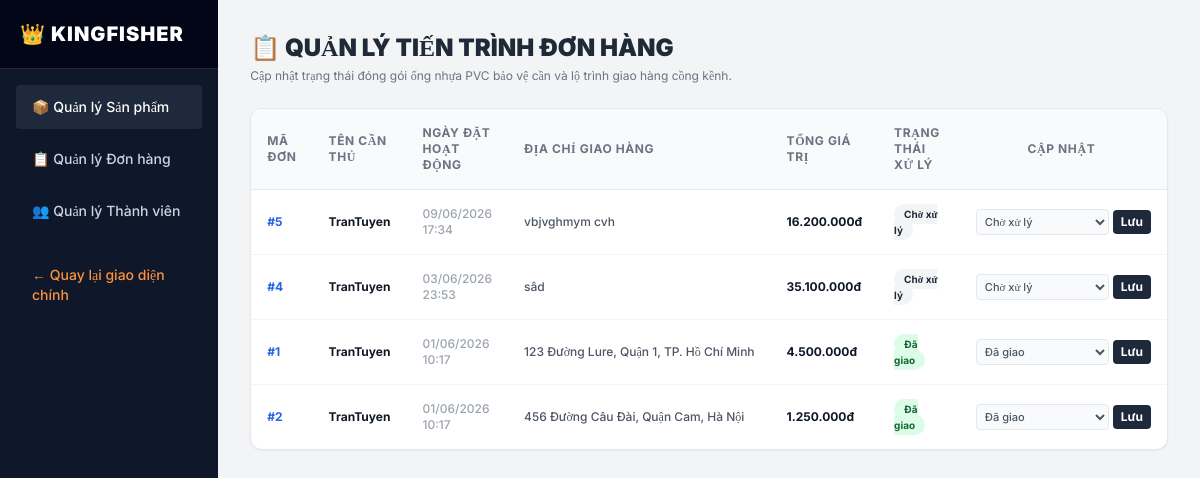
The page /toroDMIN/admin_orders.php (signed in) on the database its author committed.
### tables this page shows
CREATE TABLE `orders` (
  `id` int(11) NOT NULL,
  `user_id` int(11) DEFAULT NULL,
  `order_date` datetime DEFAULT current_timestamp(),
  `total_price` double NOT NULL,
  `status` varchar(50) DEFAULT 'Chờ xử lý',
  `shipping_address` text DEFAULT NULL,
  `payment_method` varchar(50) DEFAULT 'COD',
  `payment_status` varchar(50) DEFAULT 'Chưa thanh toán'
);

CREATE TABLE `users` (
  `id` int(11) NOT NULL,
  `username` varchar(50) NOT NULL,
  `password` varchar(255) NOT NULL,
  `email` varchar(100) DEFAULT NULL,
  `fullname` varchar(100) DEFAULT NULL,
  `phone` varchar(20) DEFAULT NULL,
  `address` text DEFAULT NULL,
  `role` tinyint(4) DEFAULT 0,
  `email_verified_at` datetime DEFAULT NULL,
  `verification_token` varchar(100) DEFAULT NULL,
  `reset_token` varchar(100) DEFAULT NULL,
  `is_verified` tinyint(1) DEFAULT 0,
  `otp_code` varchar(6) DEFAULT NULL
);

### config.php (called while the page is built, shortened)
<?php
$base_url = "https://kingfisher.infinityfreeapp.com/";
?>

### toroDMIN/admin_orders.php (the view, shortened to what this page needs)
<?php
require_once('../config.php');
$orders = $conn->query("SELECT o.*, u.fullname FROM orders o JOIN users u ON o.user_id = u.id ORDER BY o.order_date DESC");
?>
<!DOCTYPE html>
<html lang="vi">
<head>
    <script src="https://cdn.tailwindcss.com"></script>
</head>
<body class="bg-gray-100 flex min-h-screen font-['Inter']">
    <aside class="w-64 bg-slate-900 text-slate-300 flex flex-col justify-between hidden md:flex">
        <div>
            <div class="p-5 bg-slate-950 text-white font-black text-xl tracking-wider border-b border-slate-800">
                👑 KINGFISHER
            </div>
            <nav class="p-4 space-y-2 text-sm font-medium">
               <a href="<?php echo $base_url; ?>toroDMIN/admin.php" class="block bg-slate-800 text-white px-4 py-3 rounded transition">📦 Quản lý Sản phẩm</a>
<a href="<?php echo $base_url; ?>toroDMIN/admin_orders.php" class="block hover:bg-slate-800 hover:text-white px-4 py-3 rounded transition">📋 Quản lý Đơn hàng</a>
<a href="<?php echo $base_url; ?>toroDMIN/admin_users.php" class="block hover:bg-slate-800 hover:text-white px-4 py-3 rounded transition">👥 Quản lý Thành viên</a>
<a href="<?php echo $base_url; ?>index.php" class="block text-orange-400 hover:underline px-4 py-3 pt-6">← Quay lại giao diện chính</a>
            </nav>
        </div>
    </aside>
    <main class="flex-1 p-8 text-xs">
        <div class="mb-6">
            <h1 class="text-2xl font-black text-gray-800">📋 QUẢN LÝ TIẾN TRÌNH ĐƠN HÀNG</h1>
            <p class="text-gray-500 mt-1">Cập nhật trạng thái đóng gói ống nhựa PVC bảo vệ cần và lộ trình giao hàng cồng kềnh.</p>
        </div>
        <div class="bg-white rounded-xl border shadow-sm overflow-hidden">
            <div class="overflow-x-auto">
                <table class="w-full text-left border-collapse">
                    <thead class="bg-gray-50 text-gray-500 uppercase font-bold tracking-wider border-b">
                        <tr>
                            <th class="p-4">Mã Đơn</th>
                            <th class="p-4">Tên Cần Thủ</th>
                            <th class="p-4">Ngày Đặt Hoạt Động</th>
                            <th class="p-4">Địa Chỉ Giao Hàng</th>
                            <th class="p-4">Tổng Giá Trị</th>
                            <th class="p-4">Trạng Thái Xử Lý</th>
                            <th class="p-4 text-center">Cập Nhật</th>
                        </tr>
                    </thead>
                    <tbody class="divide-y divide-gray-100 font-medium text-gray-600">
                        <?php if ($orders && $orders->num_rows > 0): ?>
                            <?php while($row = $orders->fetch_assoc()): ?>
                            <tr class="hover:bg-gray-50 transition">
                                <td class="p-4 font-bold text-blue-600">#<?php echo $row['id']; ?></td>
                                <td class="p-4 font-bold text-gray-900"><?php echo htmlspecialchars($row['fullname']); ?></td>
                                <td class="p-4 text-gray-400"><?php echo date('d/m/Y H:i', strtotime($row['order_date'])); ?></td>
                                <td class="p-4 max-w-xs truncate"><?php echo htmlspecialchars($row['shipping_address']); ?></td>
                                <td class="p-4 font-bold text-slate-900"><?php echo number_format($row['total_price'], 0, ',', '.'); ?>đ</td>
                                <td class="p-4">
                                    <?php
                                    $status_class = "bg-gray-100 text-gray-800";
                                    if($row['status'] == 'Đã giao') $status_class = "bg-green-100 text-green-800";
                                    ?>
                                    <span class="<?php echo $status_class; ?> px-2.5 py-1 rounded-full font-bold text-[10px]">
                                        <?php echo $row['status']; ?>
                                    </span>
                                </td>
                                <td class="p-4 text-center">
                                    <form action="toroDMIN/admin_orders.php" method="POST" class="flex items-center justify-center space-x-1">
                                        <select name="status" class="border p-1 rounded bg-gray-50 text-[11px] outline-none">
                                            <option value="Chờ xử lý" <?php if($row['status'] == 'Chờ xử lý') echo 'selected'; ?>>Chờ xử lý</option>
                                            <option value="Đã giao" <?php if($row['status'] == 'Đã giao') echo 'selected'; ?>>Đã giao</option>
                                        </select>
                                        <button type="submit" name="update_status" class="bg-slate-800 text-white px-2 py-1 rounded font-bold hover:bg-slate-700">Lưu</button>
                                    </form>
                                </td>
                            </tr>
                            <?php endwhile; ?>
                        <?php else: ?>
                            <tr>
                                <td colspan="7" class="p-4 text-center text-gray-400">Hệ thống chưa ghi nhận đơn hàng nào.</td>
                            </tr>
                        <?php endif; ?>
                    </tbody>
                </table>
            </div>
        </div>
    </main>
</body>
</html>

### rows shown on the page
orders: id "5", user.fullname "TranTuyen", order_date "09/06/2026 17:34", shipping_address "vbjvghmym cvh", total_price "16.200.000", status "Chờ xử lý"
orders: id "4", user.fullname "TranTuyen", order_date "03/06/2026 23:53", shipping_address "sâd", total_price "35.100.000", status "Chờ xử lý"
orders: id "1", user.fullname "TranTuyen", order_date "01/06/2026 10:17", shipping_address "123 Đường Lure, Quận 1, TP. Hồ Chí Minh", total_price "4.500.000", status "Đã giao"
orders: id "2", user.fullname "TranTuyen", order_date "01/06/2026 10:17", shipping_address "456 Đường Câu Đài, Quận Cam, Hà Nội", total_price "1.250.000", status "Đã giao"
